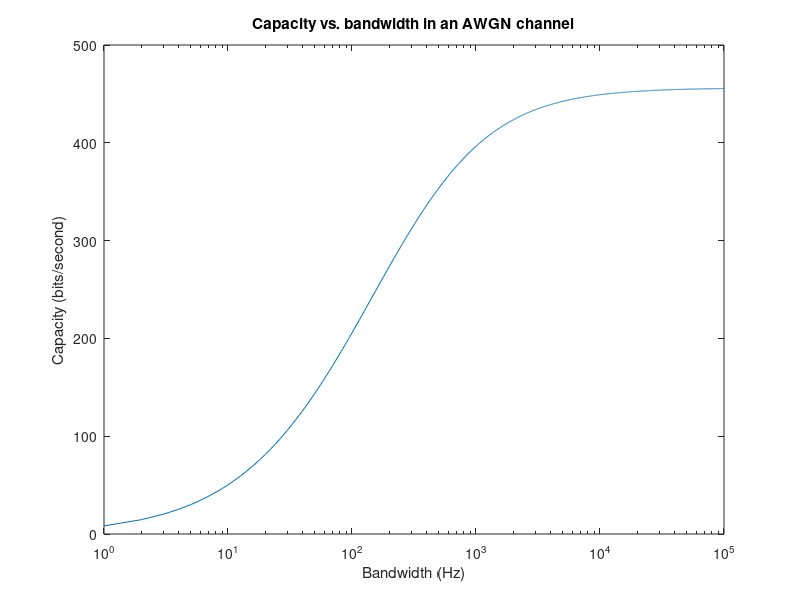

MATLAB code for this plot:
% MATLAB script for Illustrative Problem 10.2.
echo on
pn0_db=[-20:0.1:30];
pn0=10.^(pn0_db./10);
capacity=3000.*log2(1+pn0/3000);
pause % Press a key to see a plot of channel capacity vs. P/N0.
clf
semilogx(pn0,capacity)
title('Capacity vs. P/N0 in an AWGN channel')
xlabel('P/N0')
ylabel('Capacity (bits/second)')
clear
w=[1:10,12:2:100,105:5:500,510:10:5000,5025:25:20000,20050:50:100000];
pn0_db=25;
pn0=10^(pn0_db/10);
capacity=w.*log2(1+pn0./w);
pause % Press a key to see a plot of channel capacity vs. bandwidth.
clf
semilogx(w,capacity)
title('Capacity vs. bandwidth in an AWGN channel')
xlabel('Bandwidth (Hz)')
ylabel('Capacity (bits/second)')